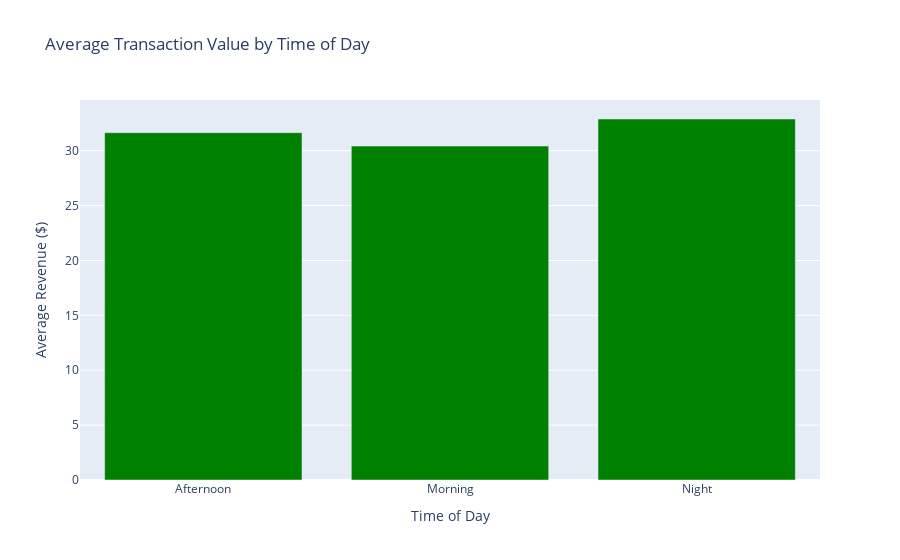
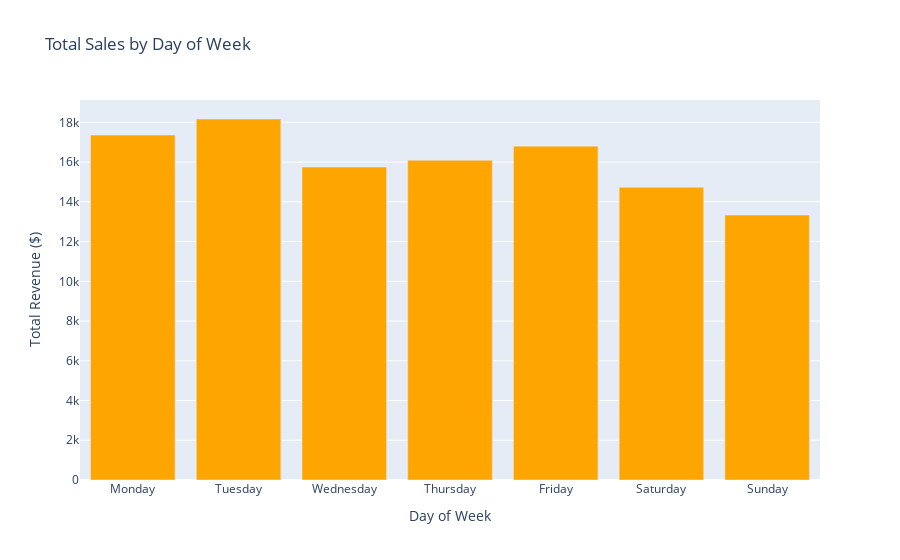

The cell these charts' notebook holds for them, in order:
### Code cell
# Time of day analysis (more meaningful than payment method since all are cards)
time_analysis = df.groupby('Time_of_Day')['revenue'].agg(['count', 'mean', 'sum'])
fig3 = go.Figure()
fig3.add_trace(go.Bar(
    x=time_analysis.index,
    y=time_analysis['mean'],
    marker_color='green'
))
fig3.update_layout(
    title='Average Transaction Value by Time of Day',
    xaxis_title='Time of Day',
    yaxis_title='Average Revenue ($)'
)
fig3.show()

# Daily sales patterns
daily_sales = df.groupby('day_name')['revenue'].sum()
# Reorder days properly
day_order = ['Monday', 'Tuesday', 'Wednesday', 'Thursday', 'Friday', 'Saturday', 'Sunday']
daily_sales = daily_sales.reindex([day for day in day_order if day in daily_sales.index])

fig4 = go.Figure()
fig4.add_trace(go.Bar(
    x=daily_sales.index,
    y=daily_sales.values,
    marker_color='orange'
))
fig4.update_layout(
    title='Total Sales by Day of Week',
    xaxis_title='Day of Week',
    yaxis_title='Total Revenue ($)'
)
fig4.show()

### Figure 1 — Plotly figure (JSON) as saved in the notebook; plotly's stock layout.template omitted (floating-point values rounded to 4 significant figures)
{"data": [{"marker": {"color": "green"}, "type": "bar", "x": ["Afternoon", "Morning", "Night"], "y": [31.64, 30.42, 32.89]}], "layout": {"title": {"text": "Average Transaction Value by Time of Day"}, "xaxis": {"title": {"text": "Time of Day"}}, "yaxis": {"title": {"text": "Average Revenue ($)"}}}}

### Figure 2 — Plotly figure (JSON) as saved in the notebook; plotly's stock layout.template omitted (floating-point values rounded to 4 significant figures)
{"data": [{"marker": {"color": "orange"}, "type": "bar", "x": ["Monday", "Tuesday", "Wednesday", "Thursday", "Friday", "Saturday", "Sunday"], "y": [17360.0, 18170.0, 15750.0, 16090.0, 16800.0, 14730.0, 13340.0]}], "layout": {"title": {"text": "Total Sales by Day of Week"}, "xaxis": {"title": {"text": "Day of Week"}}, "yaxis": {"title": {"text": "Total Revenue ($)"}}}}
